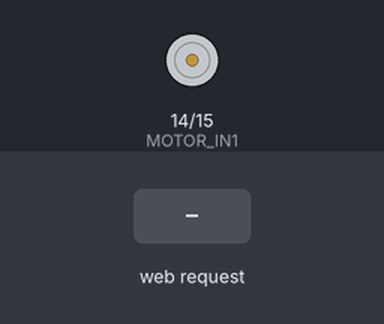
The sketch below on a simulated ESP32. On the bench: motor-driver pin pairs drawn as motors (green arrow = first pin HIGH = forward, orange = second pin HIGH = backward, longer = more drive). Inputs (shaded band) come from the test bench. Random numbers use the default seed unless the sketch sets one; what the sketch prints to the serial monitor is not drawn.

Above: at 1.2 s.
1.3 s: HTTP request GET /motor?cup=A received
At 1.7 s:
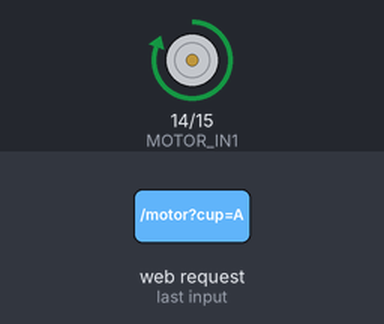
5.8 s: HTTP request GET /motor?cup=C received
At 11.4 s:
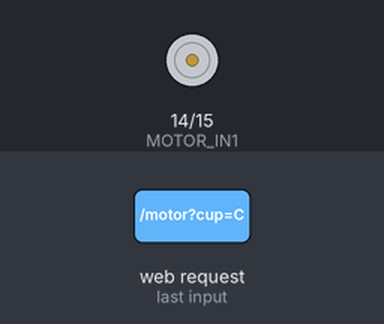
Timing chart, 0 to 12.9 s (numbered marks = the images above; inputs shaded):
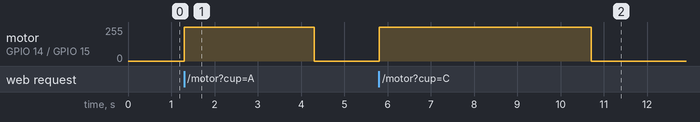

The sketch:

Soju_Dispenser_IOT.ino
```cpp
#include <WiFi.h>
#include <AsyncTCP.h>
#include <ESPAsyncWebServer.h>

// 📌 Wi-Fi AP 모드 설정
const char* apSSID = "SOJU_Dispenser";
const char* apPassword = "12345678";

// 📌 웹 서버 객체 생성
AsyncWebServer server(80);

// 📌 모터 드라이버 핀 설정
#define MOTOR_IN1 14
#define MOTOR_IN2 15

bool isMotorRunning = false;  // ✅ 모터 실행 여부
bool isContinuousMode = false; // ✅ 연속 추출 모드 여부

// 📌 모터 실행 Task (비동기 방식으로 실행)
void motorTask(void *pvParameters) {
    int duration = *(int*)pvParameters;
    delete (int*)pvParameters; // ✅ 동적 할당 해제

    isMotorRunning = true;
    Serial.println("🚀 모터 시작...");
    digitalWrite(MOTOR_IN1, HIGH);
    digitalWrite(MOTOR_IN2, LOW);

    vTaskDelay(duration / portTICK_PERIOD_MS); // ✅ 비동기 대기 (Watchdog 보호)

    digitalWrite(MOTOR_IN1, LOW);
    digitalWrite(MOTOR_IN2, LOW);
    Serial.println("🛑 모터 정지.");

    isMotorRunning = false;
    vTaskDelete(NULL); // ✅ Task 종료
}

// 📌 모터 작동 함수 (RTOS Task 기반 비동기 실행)
void startMotor(int duration) {
    if (isMotorRunning || isContinuousMode) return;
    xTaskCreatePinnedToCore(motorTask, "MotorTask", 2048, new int(duration), 1, NULL, 1);
}

// 📌 연속 추출 모드 실행 (버튼을 누르면 계속 작동)
void startContinuousMotor() {
    if (isMotorRunning) return;
    isMotorRunning = true;
    isContinuousMode = true;

    Serial.println("🚀 연속 추출 시작...");
    digitalWrite(MOTOR_IN1, HIGH);
    digitalWrite(MOTOR_IN2, LOW);
}

// 📌 정지 버튼 → 모든 동작 강제 정지
void stopAllMotors() {
    Serial.println("🛑 모든 동작 중지.");
    digitalWrite(MOTOR_IN1, LOW);
    digitalWrite(MOTOR_IN2, LOW);
    isMotorRunning = false;
    isContinuousMode = false;
}

void setup() {
    Serial.begin(115200);

    pinMode(MOTOR_IN1, OUTPUT);
    pinMode(MOTOR_IN2, OUTPUT);
    digitalWrite(MOTOR_IN1, LOW);
    digitalWrite(MOTOR_IN2, LOW);

    WiFi.mode(WIFI_AP);
    WiFi.softAP(apSSID, apPassword);
    WiFi.setSleep(false);  // 절전 모드 해제

    Serial.print("🌍 AP Mode IP: ");
    Serial.println(WiFi.softAPIP());

    // 📌 HTTP GET 요청을 통한 모터 제어
    server.on("/motor", HTTP_GET, [](AsyncWebServerRequest *request) {
        if (request->hasParam("cup")) {
            String cupSize = request->getParam("cup")->value();
            Serial.print("📩 받은 요청: ");
            Serial.println(cupSize);

            if (cupSize == "A") startMotor(3000);
            else if (cupSize == "B") startMotor(4000);
            else if (cupSize == "C") startMotor(4900);
            else if (cupSize == "D") startContinuousMotor();
            else if (cupSize == "STOP") stopAllMotors();
        }
        request->send(200, "text/plain", "OK");
    });


    // 📌 웹 UI 제공 (setup() 내부로 이동)
    server.on("/", HTTP_GET, [](AsyncWebServerRequest *request) {
        request->send_P(200, "text/html; charset=UTF-8", R"rawliteral(
            <!DOCTYPE html>
            <html lang="ko">
            <head>
                <meta charset="UTF-8">
                <meta name="viewport" content="width=device-width, initial-scale=1.0, maximum-scale=1.0, user-scalable=no, viewport-fit=cover">
                <meta name="theme-color" content="#f5f6fa">
                <title>MCA 소주 디스펜서</title>
                <style>
                    :root {
                        --primary-color: #00a8ff;
                        --secondary-color: #273c75;
                        --accent-color: #e84118;
                        --light-color: #f5f6fa;
                        --dark-color: #2f3640;
                        --random-color: #9b59b6;
                        --background-gradient: linear-gradient(135deg, #f5f6fa, #dcdde1);
                    }

                    /* 배경색 명시적 지정 */
                    html, body {
                        background-color: var(--light-color);
                        background: var(--background-gradient);
                        margin: 0;
                        padding: 0;
                        min-height: 100vh;
                        width: 100%;
                    }

                    body {
                        font-family: 'Helvetica Neue', Arial, sans-serif;
                        color: var(--dark-color);
                        display: flex;
                        flex-direction: column;
                        align-items: center;
                    }

                    .page-wrapper {
                        background-color: var(--light-color);
                        background: var(--background-gradient);
                        min-height: 100vh;
                        width: 100%;
                        display: flex;
                        flex-direction: column;
                        align-items: center;
                        padding: 20px 0;
                        box-sizing: border-box;
                    }

                    .container {
                        max-width: 500px;
                        width: 90%;
                        background-color: white;
                        border-radius: 15px;
                        box-shadow: 0 10px 20px rgba(0,0,0,0.1);
                        padding: 25px;
                        margin: 20px 0;
                    }

                    h1 {
                        color: var(--secondary-color);
                        text-align: center;
                        margin-bottom: 5px;
                        font-size: 2.2rem;
                    }

                    .subtitle {
                        color: var(--dark-color);
                        text-align: center;
                        margin-top: 0;
                        margin-bottom: 25px;
                        font-size: 1rem;
                        opacity: 0.7;
                    }

                    .status-container {
                        background-color: var(--light-color);
                        border-radius: 8px;
                        padding: 12px;
                        margin: 15px 0;
                        text-align: center;
                    }

                    .status {
                        font-size: 1.2rem;
                        font-weight: bold;
                        color: var(--secondary-color);
                        margin: 0;
                    }

                    .btn-container {
                        display: grid;
                        grid-template-columns: 1fr 1fr;
                        gap: 15px;
                        margin-top: 20px;
                    }

                    .btn {
                        font-size: 1.1rem;
                        padding: 15px 10px;
                        border: none;
                        border-radius: 10px;
                        cursor: pointer;
                        transition: all 0.3s ease;
                        font-weight: bold;
                        text-align: center;
                        display: flex;
                        flex-direction: column;
                        align-items: center;
                        justify-content: center;
                    }

                    .btn-small {
                        background-color: #ff7979;
                        color: white;
                    }

                    .btn-medium {
                        background-color: #f0932b;
                        color: white;
                    }

                    .btn-large {
                        background-color: #eb4d4b;
                        color: white;
                    }

                    .btn-random {
                        background-color: var(--random-color);
                        color: white;
                    }

                    .btn-extra {
                        background-color: var(--primary-color);
                        color: white;
                        grid-column: span 2;
                    }

                    .btn-stop {
                        background-color: var(--dark-color);
                        color: white;
                        grid-column: span 2;
                    }

                    .btn:hover:not(.disabled) {
                        transform: translateY(-3px);
                        box-shadow: 0 5px 10px rgba(0,0,0,0.2);
                    }

                    .btn .emoji {
                        font-size: 1.8rem;
                        margin-bottom: 5px;
                    }

                    .disabled {
                        opacity: 0.5;
                        cursor: not-allowed !important;
                        transform: none !important;
                        box-shadow: none !important;
                        pointer-events: none;
                    }

                    /* 모바일 특정 스타일 */
                    @media (max-width: 400px) {
                        .btn-container {
                            grid-template-columns: 1fr;
                        }

                        .btn-extra, .btn-stop {
                            grid-column: auto;
                        }

                        html, body, .page-wrapper {
                            background-color: var(--light-color) !important;
                            background: var(--background-gradient) !important;
                        }
                    }

                    /* 다크 모드 대응 */
                    @media (prefers-color-scheme: dark) {
                        html, body, .page-wrapper {
                            background-color: var(--light-color) !important;
                            background: var(--background-gradient) !important;
                        }
                    }
                </style>
            </head>
            <body>
                <div class="page-wrapper">
                    <div class="container">
                        <h1>MCA 소주 디스펜서</h1>
                        <p class="subtitle">원하는 양만큼 소주를 따르세요</p>

                        <div class="status-container">
                            <p class="status" id="statusText">🟢 준비 완료</p>
                        </div>

                        <div class="btn-container">
                            <button id="btnSmall" class="btn btn-small" onclick="handleButtonClick('A', '반잔 따르는 중...')">
                                <span class="emoji">🥃</span>
                                <span>반잔</span>
                            </button>
                            <button id="btnMedium" class="btn btn-medium" onclick="handleButtonClick('B', '한잔 따르는 중...')">
                                <span class="emoji">🍶</span>
                                <span>한잔</span>
                            </button>
                            <button id="btnLarge" class="btn btn-large" onclick="handleButtonClick('C', '풀잔 따르는 중...')">
                                <span class="emoji">🍾</span>
                                <span>풀잔</span>
                            </button>
                            <button id="btnRandom" class="btn btn-random" onclick="handleRandomClick()">
                                <span class="emoji">🎲</span>
                                <span>랜덤</span>
                            </button>
                            <button id="btnContinuous" class="btn btn-extra" onclick="handleContinuousClick()">
                                <span class="emoji">🔄</span>
                                <span>연속 추출</span>
                            </button>
                            <button id="btnStop" class="btn btn-stop" onclick="handleStopClick()">
                                <span class="emoji">⛔</span>
                                <span>정지</span>
                            </button>
                        </div>
                    </div>
                </div>

                <script>
                    // 전역 변수로 작업 상태 관리
                    let isWorking = false;

                    // 버튼 클릭 핸들러 - 모든 클릭은 이 함수들을 통해 처리
                    function handleButtonClick(cup, text) {
                        if (isWorking) return; // 이미 작동 중이면 무시

                        isWorking = true;
                        disableAllButtons(true);
                        document.getElementById("statusText").innerText = "🔴 " + text;

                        // 서버에 요청 보내기
                        var xhr = new XMLHttpRequest();
                        xhr.open("GET", "/motor?cup=" + cup, true);
                        xhr.send();

                        // 타이머 설정 (작업 시간에 따라 조정)
                        let duration = 0;
                        if (cup === 'A') duration = 3000;      // 반잔
                        else if (cup === 'B') duration = 4000; // 한잔
                        else if (cup === 'C') duration = 4900; // 풀잔

                        setTimeout(() => {
                            document.getElementById("statusText").innerText = "🟢 준비 완료";
                            disableAllButtons(false);
                            isWorking = false;
                        }, duration);
                    }

                    function handleRandomClick() {
                        if (isWorking) return; // 이미 작동 중이면 무시

                        // 랜덤으로 A(반잔), B(한잔), C(풀잔) 중 하나 선택
                        const options = ['A', 'B', 'C'];
                        const texts = ['반잔 따르는 중...', '한잔 따르는 중...', '풀잔 따르는 중...'];
                        const durations = [3000, 4000, 4900];

                        // 0-2 사이의 랜덤 인덱스 생성
                        const randomIndex = Math.floor(Math.random() * 3);
                        const selectedOption = options[randomIndex];
                        const selectedText = texts[randomIndex];
                        const selectedDuration = durations[randomIndex];

                        isWorking = true;
                        disableAllButtons(true);
                        document.getElementById("statusText").innerText = "🔴 랜덤: " + selectedText;

                        // 서버에 요청 보내기
                        var xhr = new XMLHttpRequest();
                        xhr.open("GET", "/motor?cup=" + selectedOption, true);
                        xhr.send();

                        setTimeout(() => {
                            document.getElementById("statusText").innerText = "🟢 준비 완료";
                            disableAllButtons(false);
                            isWorking = false;
                        }, selectedDuration);
                    }

                    function handleContinuousClick() {
                        if (isWorking) return; // 이미 작동 중이면 무시

                        isWorking = true;
                        disableAllButtons(true);
                        // 정지 버튼은 활성화 상태로 유지
                        document.getElementById("btnStop").classList.remove("disabled");
                        document.getElementById("statusText").innerText = "🔴 연속 추출 중...";

                        // 서버에 요청 보내기
                        var xhr = new XMLHttpRequest();
                        xhr.open("GET", "/motor?cup=D", true);
                        xhr.send();

                        // 연속 모드에서는 타이머를 설정하지 않음 (정지 버튼으로만 중단)
                    }

                    function handleStopClick() {
                        document.getElementById("statusText").innerText = "🟢 준비 완료";
                        disableAllButtons(false);
                        isWorking = false;

                        // 서버에 정지 요청 보내기
                        var xhr = new XMLHttpRequest();
                        xhr.open("GET", "/motor?cup=STOP", true);
                        xhr.send();
                    }

                    // 모든 버튼 비활성화/활성화 함수
                    function disableAllButtons(disable) {
                        const buttons = document.querySelectorAll(".btn");
                        buttons.forEach(btn => {
                            if (disable) {
                                // 정지 버튼은 항상 활성 상태 유지
                                if (!btn.classList.contains("btn-stop")) {
                                    btn.classList.add("disabled");
                                }
                            } else {
                                btn.classList.remove("disabled");
                            }
                        });
                    }
                </script>
            </body>
            </html>
        )rawliteral");
    });

    server.begin();
}

void loop() {
    vTaskDelay(10 / portTICK_PERIOD_MS);
}
```

Measured:
- after the input at 1.3 s, motor on GPIO 14 (MOTOR_IN1) / GPIO 15 (MOTOR_IN2): stopped → forward 255/255 at once, → stopped 3.0 s later
- after the input at 5.8 s, motor on GPIO 14 (MOTOR_IN1) / GPIO 15 (MOTOR_IN2): stopped → forward 255/255 at once, → stopped 4.9 s later
